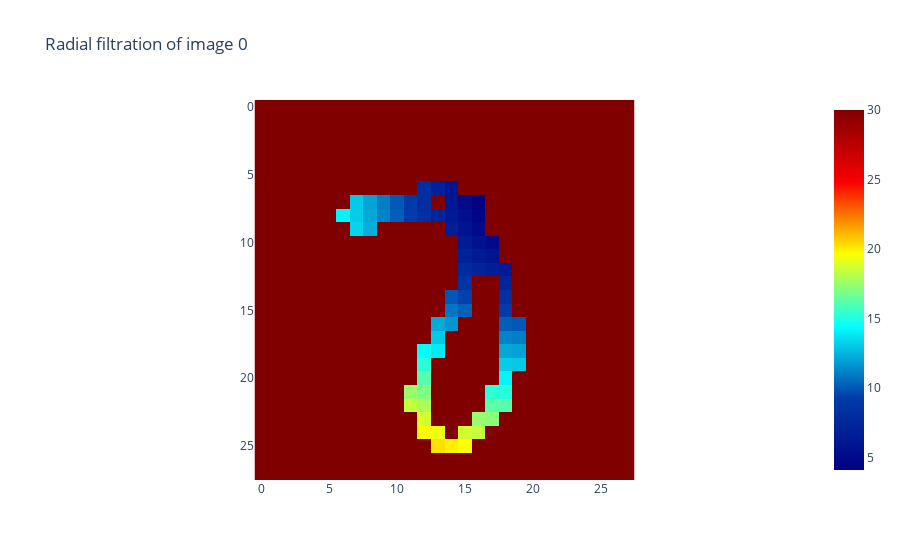

This figure's notebook cell:
### Code cell
from gtda.images import RadialFiltration, HeightFiltration
radial_filtration = RadialFiltration(center=np.array([20,6])) 
im8_filtration = radial_filtration.fit_transform(im8_binarized) 
radial_filtration.plot(im8_filtration, colorscale="jet")

### Figure 1 — Plotly figure (JSON) as saved in the notebook; plotly's stock layout.template omitted (floating-point values rounded to 4 significant figures; data arrays with more than 128 entries replaced by an {"elided": "..."} marker saying what was removed)
{"data": [{"colorscale": [[0, "rgb(0,0,131)"], [0.2, "rgb(0,60,170)"], [0.4, "rgb(5,255,255)"], [0.6, "rgb(255,255,0)"], [0.8, "rgb(250,0,0)"], [1, "rgb(128,0,0)"]], "type": "heatmap", "z": {"elided": "28x28 float values"}}], "layout": {"plot_bgcolor": "white", "title": {"text": "Radial filtration of image 0"}, "xaxis": {"constrain": "domain", "scaleanchor": "y"}, "yaxis": {"autorange": "reversed", "constrain": "domain"}}}
